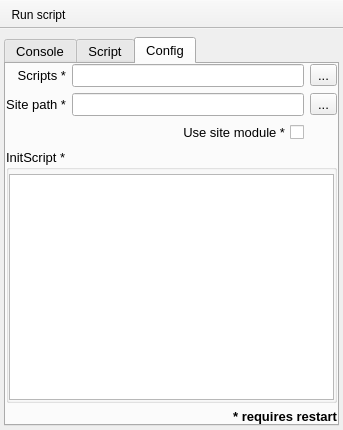
<?xml version="1.0" encoding="UTF-8"?>
<ui version="4.0">
 <class>Shell</class>
 <widget class="QMainWindow" name="Shell">
  <property name="geometry">
   <rect>
    <x>0</x>
    <y>0</y>
    <width>343</width>
    <height>430</height>
   </rect>
  </property>
  <property name="windowTitle">
   <string>MainWindow</string>
  </property>
  <property name="unifiedTitleAndToolBarOnMac">
   <bool>true</bool>
  </property>
  <widget class="QWidget" name="centralwidget">
   <layout class="QGridLayout" name="gridLayout">
    <property name="leftMargin">
     <number>4</number>
    </property>
    <property name="topMargin">
     <number>8</number>
    </property>
    <property name="rightMargin">
     <number>4</number>
    </property>
    <property name="bottomMargin">
     <number>4</number>
    </property>
    <item row="0" column="0">
     <widget class="QTabWidget" name="tabWidget">
      <property name="font">
       <font>
        <pointsize>10</pointsize>
       </font>
      </property>
      <property name="currentIndex">
       <number>2</number>
      </property>
      <property name="neutrinoSave" stdset="0">
       <bool>true</bool>
      </property>
      <widget class="QWidget" name="consoleframe">
       <attribute name="title">
        <string>Console</string>
       </attribute>
       <layout class="QGridLayout" name="gridLayout_2" rowstretch="0">
        <property name="leftMargin">
         <number>0</number>
        </property>
        <property name="topMargin">
         <number>0</number>
        </property>
        <property name="rightMargin">
         <number>0</number>
        </property>
        <property name="bottomMargin">
         <number>0</number>
        </property>
        <item row="0" column="0" colspan="2">
         <layout class="QVBoxLayout" name="console"/>
        </item>
       </layout>
      </widget>
      <widget class="QWidget" name="scripts">
       <attribute name="title">
        <string>Script</string>
       </attribute>
       <layout class="QVBoxLayout" name="verticalLayout" stretch="0">
        <property name="leftMargin">
         <number>0</number>
        </property>
        <property name="topMargin">
         <number>4</number>
        </property>
        <property name="rightMargin">
         <number>0</number>
        </property>
        <property name="bottomMargin">
         <number>0</number>
        </property>
        <item>
         <widget class="QSplitter" name="splitter">
          <property name="orientation">
           <enum>Qt::Vertical</enum>
          </property>
          <widget class="CodeEditor" name="script">
           <property name="font">
            <font>
             <pointsize>10</pointsize>
            </font>
           </property>
           <property name="plainText">
            <string notr="true"/>
           </property>
           <property name="tabStopWidth">
            <number>10</number>
           </property>
           <property name="neutrinoSave" stdset="0">
            <bool>true</bool>
           </property>
          </widget>
         </widget>
        </item>
       </layout>
      </widget>
      <widget class="QWidget" name="config">
       <attribute name="title">
        <string>Config</string>
       </attribute>
       <layout class="QGridLayout" name="gridLayout_3">
        <property name="leftMargin">
         <number>0</number>
        </property>
        <property name="topMargin">
         <number>0</number>
        </property>
        <property name="rightMargin">
         <number>0</number>
        </property>
        <property name="bottomMargin">
         <number>0</number>
        </property>
        <item row="1" column="0">
         <widget class="QLabel" name="label_2">
          <property name="font">
           <font>
            <pointsize>10</pointsize>
           </font>
          </property>
          <property name="text">
           <string>Site path *</string>
          </property>
          <property name="alignment">
           <set>Qt::AlignRight|Qt::AlignTrailing|Qt::AlignVCenter</set>
          </property>
         </widget>
        </item>
        <item row="1" column="2">
         <widget class="QToolButton" name="changeSiteFolder">
          <property name="text">
           <string>...</string>
          </property>
         </widget>
        </item>
        <item row="3" column="0" colspan="3">
         <widget class="QGroupBox" name="groupBox_2">
          <property name="title">
           <string>InitScript *</string>
          </property>
          <layout class="QGridLayout" name="gridLayout_4">
           <property name="leftMargin">
            <number>0</number>
           </property>
           <property name="topMargin">
            <number>4</number>
           </property>
           <property name="rightMargin">
            <number>0</number>
           </property>
           <property name="bottomMargin">
            <number>0</number>
           </property>
           <item row="0" column="0">
            <widget class="QPlainTextEdit" name="initScript">
             <property name="tabStopWidth">
              <number>10</number>
             </property>
             <property name="neutrinoSave" stdset="0">
              <bool>true</bool>
             </property>
            </widget>
           </item>
          </layout>
         </widget>
        </item>
        <item row="0" column="2">
         <widget class="QToolButton" name="changeScriptsFolder">
          <property name="text">
           <string>...</string>
          </property>
         </widget>
        </item>
        <item row="0" column="0">
         <widget class="QLabel" name="label_4">
          <property name="font">
           <font>
            <pointsize>10</pointsize>
           </font>
          </property>
          <property name="text">
           <string>Scripts *</string>
          </property>
          <property name="alignment">
           <set>Qt::AlignRight|Qt::AlignTrailing|Qt::AlignVCenter</set>
          </property>
         </widget>
        </item>
        <item row="0" column="1">
         <widget class="QLineEdit" name="scriptsFolder">
          <property name="readOnly">
           <bool>true</bool>
          </property>
          <property name="neutrinoSave" stdset="0">
           <bool>true</bool>
          </property>
         </widget>
        </item>
        <item row="1" column="1">
         <widget class="QLineEdit" name="siteFolder">
          <property name="font">
           <font>
            <pointsize>10</pointsize>
           </font>
          </property>
          <property name="toolTip">
           <string>python path (: separated paths)</string>
          </property>
          <property name="neutrinoSave" stdset="0">
           <bool>true</bool>
          </property>
         </widget>
        </item>
        <item row="4" column="0" colspan="3">
         <widget class="QLabel" name="label_5">
          <property name="font">
           <font>
            <pointsize>10</pointsize>
            <weight>75</weight>
            <bold>true</bold>
           </font>
          </property>
          <property name="text">
           <string>* requires restart</string>
          </property>
          <property name="alignment">
           <set>Qt::AlignRight|Qt::AlignTrailing|Qt::AlignVCenter</set>
          </property>
         </widget>
        </item>
        <item row="2" column="1">
         <widget class="QCheckBox" name="useSite">
          <property name="font">
           <font>
            <pointsize>10</pointsize>
           </font>
          </property>
          <property name="layoutDirection">
           <enum>Qt::RightToLeft</enum>
          </property>
          <property name="text">
           <string>Use site module *</string>
          </property>
          <property name="checked">
           <bool>false</bool>
          </property>
          <property name="neutrinoSave" stdset="0">
           <bool>true</bool>
          </property>
         </widget>
        </item>
       </layout>
      </widget>
     </widget>
    </item>
   </layout>
  </widget>
  <widget class="QToolBar" name="toolBar">
   <property name="windowTitle">
    <string>toolBar</string>
   </property>
   <property name="movable">
    <bool>false</bool>
   </property>
   <property name="iconSize">
    <size>
     <width>20</width>
     <height>20</height>
    </size>
   </property>
   <property name="floatable">
    <bool>false</bool>
   </property>
   <attribute name="toolBarArea">
    <enum>TopToolBarArea</enum>
   </attribute>
   <attribute name="toolBarBreak">
    <bool>false</bool>
   </attribute>
   <addaction name="actionRun_script"/>
  </widget>
  <action name="actionRun_script">
   <property name="icon">
    <iconset resource="Shell.qrc">
     <normaloff>:/icons/filePy.png</normaloff>:/icons/filePy.png</iconset>
   </property>
   <property name="text">
    <string>Run script</string>
   </property>
  </action>
 </widget>
 <customwidgets>
  <customwidget>
   <class>CodeEditor</class>
   <extends>QPlainTextEdit</extends>
   <header>codeeditor.h</header>
  </customwidget>
 </customwidgets>
 <resources>
  <include location="Shell.qrc"/>
 </resources>
 <connections/>
</ui>
